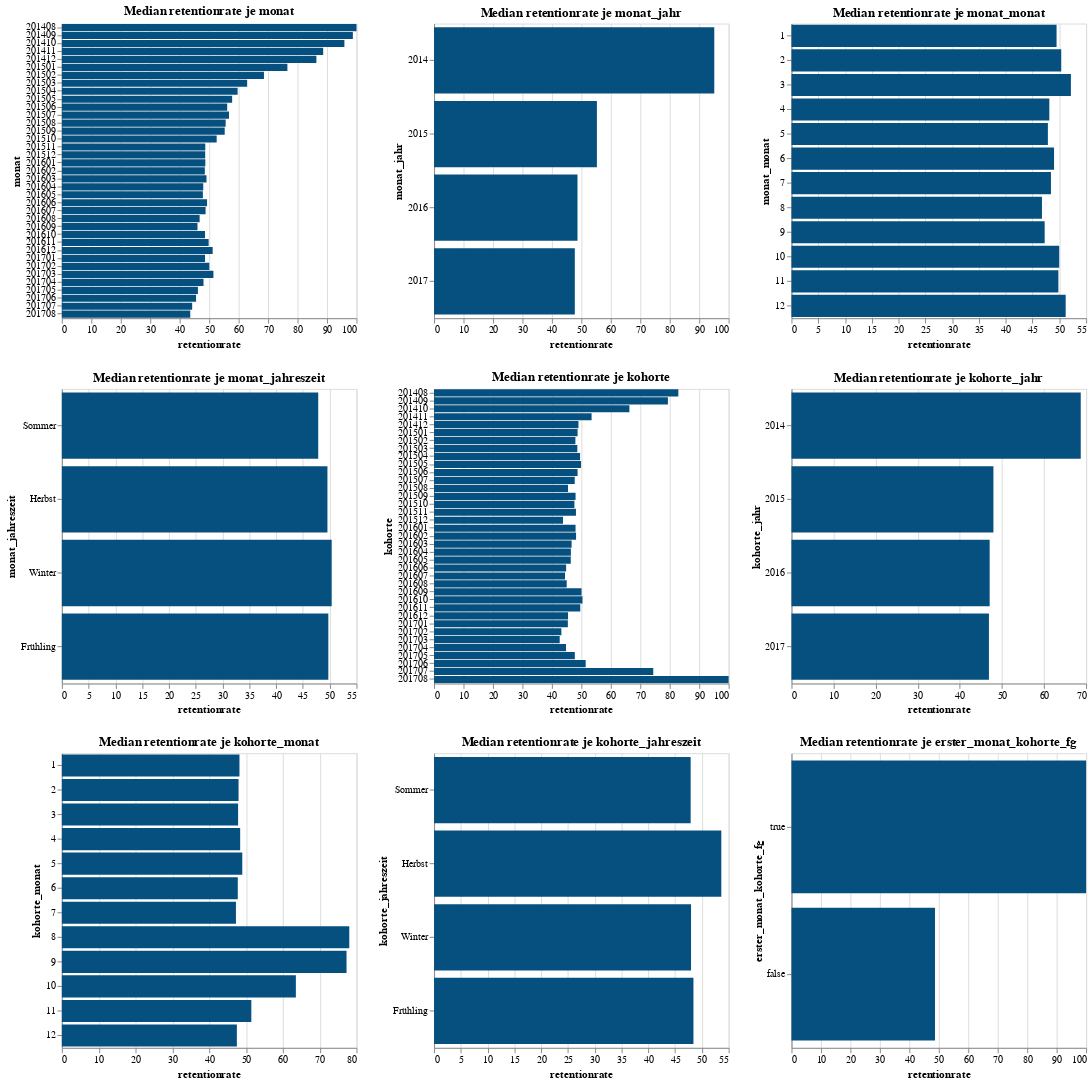

Source (notebook cell):
### Markdown cell above
#### Zusammenhänge kategorische Variablen

### Code cell
charts_cat = []

for cat in list_category:
    # Prüfen, ob die Kategorie numerisch sortiert werden soll
    if cat in ['monat_monat', 'kohorte_monat']:  # Nur für diese Kategorien numerische Sortierung
        sort_order = sorted(data[cat].unique(), key=lambda x: float(x))
    else:
        # Wenn die Kategorie nicht in der Liste ist, lasse die Sortierung standardmäßig
        sort_order = None

    # Erstellen des Diagramms (Median statt Mean)
    chart = alt.Chart(data).mark_bar(color=color1).encode(
        x=alt.X(f'median({y_label}):Q', title=y_label), 
        y=alt.Y(f'{cat}', title=cat, sort=sort_order),
        tooltip=[
            alt.Tooltip(f'{cat}:N', title='Kategorie'),  # Kategorie anzeigen
            alt.Tooltip(f'median({y_label}):Q', title='Median', format=".2f"),  # Median mit 2 Dezimalstellen
            alt.Tooltip(f'count():Q', title='Anzahl Zeilen für Median')  # Wie viele Werte sind im Median enthalten?
        ]
    ).properties(
        title=f'Median {y_label} je {cat}',
        width=300,
        height=300
    ).interactive()
    
    charts_cat.append(chart)

# Kombinieren der Charts in ein Grid
grid_chart_cat = alt.concat(*charts_cat, columns=3)
grid_chart_cat.display()

### Figure 1 — Vega-Lite specification as saved in the notebook (floating-point values rounded to 4 significant figures; data arrays with more than 128 entries replaced by an {"elided": "..."} marker saying what was removed)
{"config": {"view": {"continuousWidth": 300, "continuousHeight": 300}}, "concat": [{"mark": {"type": "bar", "color": "#06507F"}, "encoding": {"tooltip": [{"field": "monat", "title": "Kategorie", "type": "nominal"}, {"aggregate": "median", "field": "retentionrate", "format": ".2f", "title": "Median", "type": "quantitative"}, {"aggregate": "count", "title": "Anzahl Zeilen für Median", "type": "quantitative"}], "x": {"aggregate": "median", "field": "retentionrate", "title": "retentionrate", "type": "quantitative"}, "y": {"field": "monat", "sort": null, "title": "monat", "type": "nominal"}}, "height": 300, "name": "view_4", "title": "Median retentionrate je monat", "width": 300}, {"mark": {"type": "bar", "color": "#06507F"}, "encoding": {"tooltip": [{"field": "monat_jahr", "title": "Kategorie", "type": "nominal"}, {"aggregate": "median", "field": "retentionrate", "format": ".2f", "title": "Median", "type": "quantitative"}, {"aggregate": "count", "title": "Anzahl Zeilen für Median", "type": "quantitative"}], "x": {"aggregate": "median", "field": "retentionrate", "title": "retentionrate", "type": "quantitative"}, "y": {"field": "monat_jahr", "sort": null, "title": "monat_jahr", "type": "nominal"}}, "height": 300, "name": "view_5", "title": "Median retentionrate je monat_jahr", "width": 300}, {"mark": {"type": "bar", "color": "#06507F"}, "encoding": {"tooltip": [{"field": "monat_monat", "title": "Kategorie", "type": "nominal"}, {"aggregate": "median", "field": "retentionrate", "format": ".2f", "title": "Median", "type": "quantitative"}, {"aggregate": "count", "title": "Anzahl Zeilen für Median", "type": "quantitative"}], "x": {"aggregate": "median", "field": "retentionrate", "title": "retentionrate", "type": "quantitative"}, "y": {"field": "monat_monat", "sort": ["1", "2", "3", "4", "5", "6", "7", "8", "9", "10", "11", "12"], "title": "monat_monat", "type": "nominal"}}, "height": 300, "name": "view_6", "title": "Median retentionrate je monat_monat", "width": 300}, {"mark": {"type": "bar", "color": "#06507F"}, "encoding": {"tooltip": [{"field": "monat_jahreszeit", "title": "Kategorie", "type": "nominal"}, {"aggregate": "median", "field": "retentionrate", "format": ".2f", "title": "Median", "type": "quantitative"}, {"aggregate": "count", "title": "Anzahl Zeilen für Median", "type": "quantitative"}], "x": {"aggregate": "median", "field": "retentionrate", "title": "retentionrate", "type": "quantitative"}, "y": {"field": "monat_jahreszeit", "sort": null, "title": "monat_jahreszeit", "type": "nominal"}}, "height": 300, "name": "view_7", "title": "Median retentionrate je monat_jahreszeit", "width": 300}, {"mark": {"type": "bar", "color": "#06507F"}, "encoding": {"tooltip": [{"field": "kohorte", "title": "Kategorie", "type": "nominal"}, {"aggregate": "median", "field": "retentionrate", "format": ".2f", "title": "Median", "type": "quantitative"}, {"aggregate": "count", "title": "Anzahl Zeilen für Median", "type": "quantitative"}], "x": {"aggregate": "median", "field": "retentionrate", "title": "retentionrate", "type": "quantitative"}, "y": {"field": "kohorte", "sort": null, "title": "kohorte", "type": "nominal"}}, "height": 300, "name": "view_8", "title": "Median retentionrate je kohorte", "width": 300}, {"mark": {"type": "bar", "color": "#06507F"}, "encoding": {"tooltip": [{"field": "kohorte_jahr", "title": "Kategorie", "type": "nominal"}, {"aggregate": "median", "field": "retentionrate", "format": ".2f", "title": "Median", "type": "quantitative"}, {"aggregate": "count", "title": "Anzahl Zeilen für Median", "type": "quantitative"}], "x": {"aggregate": "median", "field": "retentionrate", "title": "retentionrate", "type": "quantitative"}, "y": {"field": "kohorte_jahr", "sort": null, "title": "kohorte_jahr", "type": "nominal"}}, "height": 300, "name": "view_9", "title": "Median retentionrate je kohorte_jahr", "width": 300}, {"mark": {"type": "bar", "color": "#06507F"}, "encoding": {"tooltip": [{"field": "kohorte_monat", "title": "Kategorie", "type": "nominal"}, {"aggregate": "median", "field": "retentionrate", "format": ".2f", "title": "Median", "type": "quantitative"}, {"aggregate": "count", "title": "Anzahl Zeilen für Median", "type": "quantitative"}], "x": {"aggregate": "median", "field": "retentionrate", "title": "retentionrate", "type": "quantitative"}, "y": {"field": "kohorte_monat", "sort": ["1", "2", "3", "4", "5", "6", "7", "8", "9", "10", "11", "12"], "title": "kohorte_monat", "type": "nominal"}}, "height": 300, "name": "view_10", "title": "Median retentionrate je kohorte_monat", "width": 300}, {"mark": {"type": "bar", "color": "#06507F"}, "encoding": {"tooltip": [{"field": "kohorte_jahreszeit", "title": "Kategorie", "type": "nominal"}, {"aggregate": "median", "field": "retentionrate", "format": ".2f", "title": "Median", "type": "quantitative"}, {"aggregate": "count", "title": "Anzahl Zeilen für Median", "type": "quantitative"}], "x": {"aggregate": "median", "field": "retentionrate", "title": "retentionrate", "type": "quantitative"}, "y": {"field": "kohorte_jahreszeit", "sort": null, "title": "kohorte_jahreszeit", "type": "nominal"}}, "height": 300, "name": "view_11", "title": "Median retentionrate je kohorte_jahreszeit", "width": 300}, {"mark": {"type": "bar", "color": "#06507F"}, "encoding": {"tooltip": [{"field": "erster_monat_kohorte_fg", "title": "Kategorie", "type": "nominal"}, {"aggregate": "median", "field": "retentionrate", "format": ".2f", "title": "Median", "type": "quantitative"}, {"aggregate": "count", "title": "Anzahl Zeilen für Median", "type": "quantitative"}], "x": {"aggregate": "median", "field": "retentionrate", "title": "retentionrate", "type": "quantitative"}, "y": {"field": "erster_monat_kohorte_fg", "sort": null, "title": "erster_monat_kohorte_fg", "type": "nominal"}}, "height": 300, "name": "view_12", "title": "Median retentionrate je erster_monat_kohorte_fg", "width": 300}], "columns": 3, "data": {"name": "data-e2e1ee160eb3ad99c3a81a4a8415f2d5"}, "params": [{"name": "param_4", "select": {"type": "interval", "encodings": ["x", "y"]}, "bind": "scales", "views": ["view_4"]}, {"name": "param_5", "select": {"type": "interval", "encodings": ["x", "y"]}, "bind": "scales", "views": ["view_5"]}, {"name": "param_6", "select": {"type": "interval", "encodings": ["x", "y"]}, "bind": "scales", "views": ["view_6"]}, {"name": "param_7", "select": {"type": "interval", "encodings": ["x", "y"]}, "bind": "scales", "views": ["view_7"]}, {"name": "param_8", "select": {"type": "interval", "encodings": ["x", "y"]}, "bind": "scales", "views": ["view_8"]}, {"name": "param_9", "select": {"type": "interval", "encodings": ["x", "y"]}, "bind": "scales", "views": ["view_9"]}, {"name": "param_10", "select": {"type": "interval", "encodings": ["x", "y"]}, "bind": "scales", "views": ["view_10"]}, {"name": "param_11", "select": {"type": "interval", "encodings": ["x", "y"]}, "bind": "scales", "views": ["view_11"]}, {"name": "param_12", "select": {"type": "interval", "encodings": ["x", "y"]}, "bind": "scales", "views": ["view_12"]}], "$schema": "https://vega.github.io/schema/vega-lite/v5.20.1.json", "datasets": {"data-e2e1ee160eb3ad99c3a81a4a8415f2d5": {"elided": "703 records"}}}
